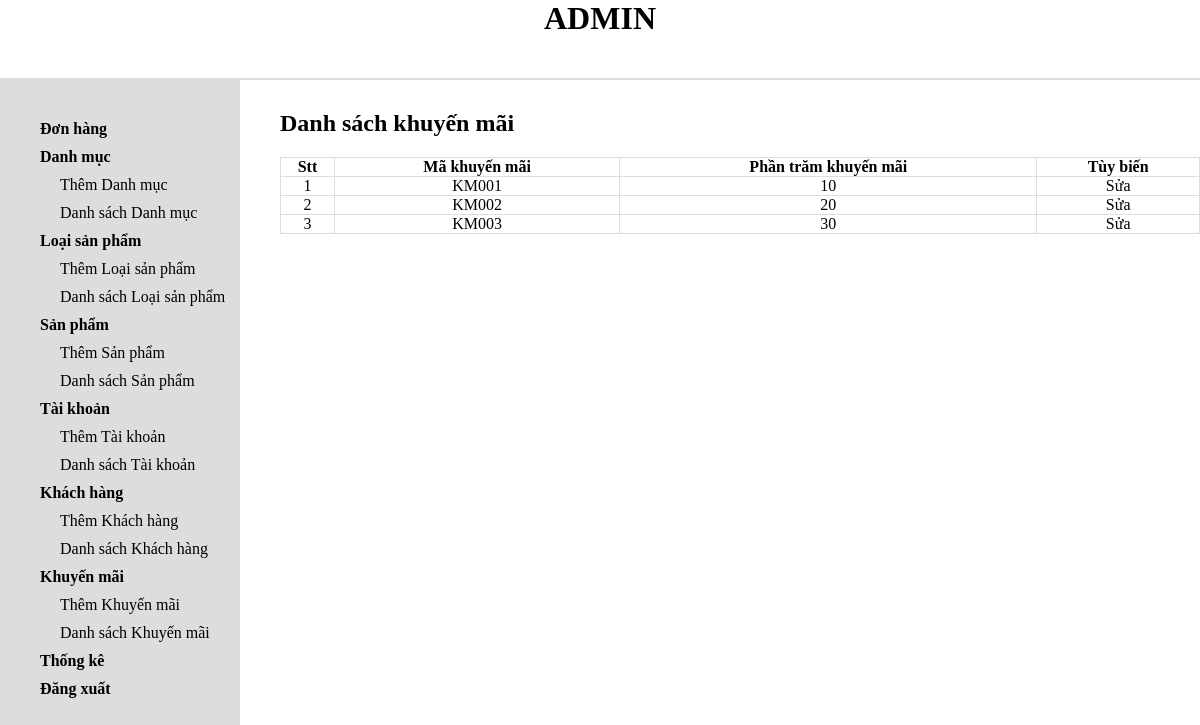
Page /admin/salelist.php on the committed database.
### tables this page shows
CREATE TABLE `khuyenmai` (
  `MaKhuyenMai` varchar(255) NOT NULL,
  `PhanTramKM` int(11) NOT NULL
);

### admin/salelist.php (the view, shortened to what this page needs)
<?php
include "header.php";
include "slider.php";
$con = ketnoi();
?>
<div class="admin-content-right">
    <div class="admin-content-right-cartegory_list">
        <h1>Danh sách khuyến mãi</h1>
        <table>
            <tr>
                <th>Stt</th>
                <th>Mã khuyến mãi</th>
                <th>Phần trăm khuyến mãi</th>
                <th>Tùy biến</th>
            </tr>
            <?php
                $stt = 1;
                $Query = "SELECT * FROM khuyenmai";
                $Result = mysqli_query($con,$Query) or die(mysqli_error($con));
                while($rows = mysqli_fetch_assoc($Result))
                {
                    ?>
                    <tr>
                        <td><?php echo $stt; ?></td>
                        <td><?php echo $rows['MaKhuyenMai']; ?></td>
                        <td><?php echo $rows['PhanTramKM']; ?></td>
                        <td><a href="saleedit.php?id=<?php echo $rows['MaKhuyenMai']; ?>">Sửa</a></td>
                    </tr>
                    <?php
                    $stt++;
                }
            ?>
        </table>
    </div>
</div>
</section>
</body>
</html>

### admin/style.css (style rules this page uses)
* { margin:0; padding:0; box-sizing: border-box; color:black; outline:none; }
a { text-decoration: none; }
.admin-content-right { width:80%; padding:30px 0 0 40px; }
.admin-content-right-cartegory_list table { width:100%; text-align: center; margin-top: 20px; }
.admin-content-right-cartegory_list table tr th,td { border:1px solid #dddddd; }
table { border-collapse: collapse; }

### rows in the picture
khuyenmai: MaKhuyenMai "KM001", PhanTramKM "10"
khuyenmai: MaKhuyenMai "KM002", PhanTramKM "20"
khuyenmai: MaKhuyenMai "KM003", PhanTramKM "30"
